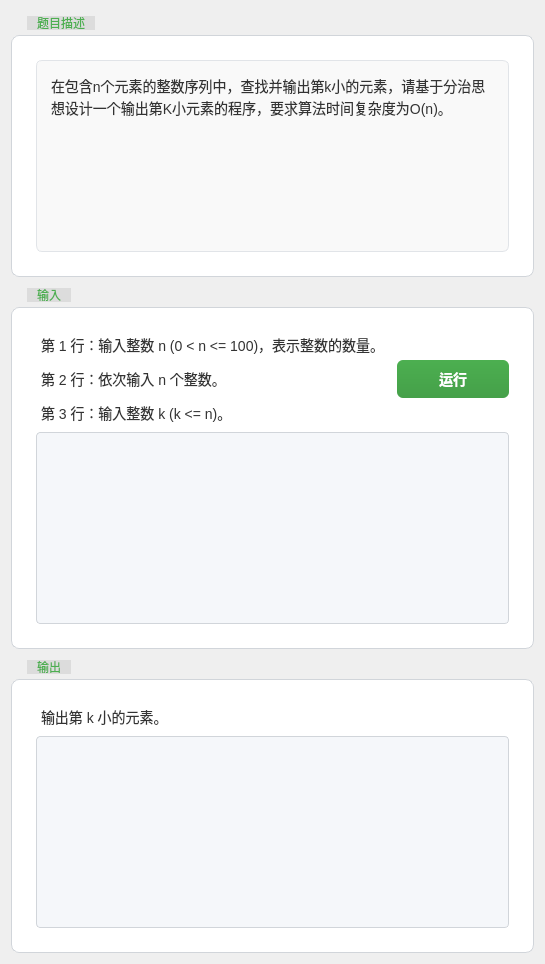
      <widget class="QWidget" name="tab_1">
       <attribute name="title">
        <string>第k小的元素（分治算法）</string>
       </attribute>
       <layout class="QGridLayout" name="gridLayout">
        <item row="2" column="0">
         <widget class="QGroupBox" name="groupBox_3">
          <property name="styleSheet">
           <string notr="true">QGroupBox {
    font-family: 'Segoe UI', 'Roboto', sans-serif;
    border: 1px solid #d1d5da;
    border-radius: 8px;
    margin-top: 24px;
    padding: 15px;
    background-color: #ffffff;
}

QGroupBox::title {
    subcontrol-origin: margin;
    subcontrol-position: top left;
    left: 16px;
    padding: 0 8px;
    color: #4CAF50;
    font-size: 24px; /* 进一步增大标题字体 */
    font-weight: 700; /* 加粗程度增加 */
    background: qlineargradient(x1:0, y1:0, x2:1, y2:0, stop:0 #ffffff, stop:1 rgba(255, 255, 255, 0));
}

QGroupBox:focus {
    border-color: rgba(76, 175, 80, 0.5);
    outline: none;
}

/* 折叠/展开指示器 - 使用Unicode字符替代图标 */
QGroupBox::indicator {
    width: 18px;
    height: 18px;
    margin-right: 6px;
    subcontrol-position: left center;
}

QGroupBox::indicator:checked {
    text: &quot;▼&quot;;
    color: #4CAF50;
}

QGroupBox::indicator:unchecked {
    text: &quot;▶&quot;;
    color: #4CAF50;
}

/* 分隔线效果 */
QGroupBox::title::separator {
    height: 1px;
    background-color: rgba(0, 0, 0, 0.08);
    margin-top: 5px;
}
</string>
          </property>
          <property name="title">
           <string>输出</string>
          </property>
          <layout class="QGridLayout" name="gridLayout_4">
           <item row="1" column="0">
            <widget class="QPlainTextEdit" name="plainTextEdit_out1">
             <property name="styleSheet">
              <string notr="true">QPlainTextEdit {
    background-color: #f5f7fa;
    border: 1px solid #d1d5da;
    border-radius: 4px;
    padding: 8px;
    color: #333333;
    font-family: 'Segoe UI', 'Roboto', sans-serif;
    font-size: 14px;
    line-height: 1.5;
}

QPlainTextEdit:focus {
    border-color: #4CAF50;
    outline: none;
    /* 移除不支持的 box-shadow */
}

QScrollBar:vertical {
    background: #f1f1f1;
    width: 12px;
    margin: 0;
}

QScrollBar::handle:vertical {
    background: #c1c1c1;
    min-height: 20px;
    border-radius: 6px;
}

QScrollBar::handle:vertical:hover {
    background: #a1a1a1;
}

QScrollBar::add-line:vertical,
QScrollBar::sub-line:vertical {
    height: 0;
}

QScrollBar::add-page:vertical,
QScrollBar::sub-page:vertical {
    background: none;
}

QPlainTextEdit[readOnly=&quot;true&quot;] {
    background-color: #f9f9f9;
    color: #666666;
}</string>
             </property>
             <property name="readOnly">
              <bool>true</bool>
             </property>
            </widget>
           </item>
           <item row="0" column="0" alignment="Qt::AlignmentFlag::AlignTop">
            <widget class="QLabel" name="label_3">
             <property name="styleSheet">
              <string notr="true">QLabel {
    color: #333333;
    font-family: 'Segoe UI', 'Roboto', sans-serif;
    font-size: 14px;
    background-color: transparent;
    padding: 2px;
    border-radius: 2px;
}

/* 标题样式 */
QLabel[class=&quot;title&quot;] {
    font-size: 18px;
    font-weight: bold;
    color: #222222;
}

/* 副标题样式 */
QLabel[class=&quot;subtitle&quot;] {
    font-size: 16px;
    font-weight: 500;
    color: #444444;
}

/* 正文样式 */
QLabel[class=&quot;body&quot;] {
    font-size: 14px;
    color: #666666;
}

/* 提示文本样式 */
QLabel[class=&quot;hint&quot;] {
    font-size: 12px;
    color: #888888;
    font-style: italic;
}

/* 成功状态样式 */
QLabel[class=&quot;success&quot;] {
    color: #4CAF50;
}

/* 警告状态样式 */
QLabel[class=&quot;warning&quot;] {
    color: #FFC107;
}

/* 错误状态样式 */
QLabel[class=&quot;error&quot;] {
    color: #F44336;
}

/* 链接样式 */
QLabel[class=&quot;link&quot;] {
    color: #2196F3;
    text-decoration: underline;
}

QLabel[class=&quot;link&quot;]:hover {
    color: #1976D2;
    cursor: pointer;
}

/* 强调文本 */
QLabel[class=&quot;highlight&quot;] {
    background-color: #FFF9C4;
    padding: 1px 4px;
    border-radius: 2px;
}</string>
             </property>
             <property name="text">
              <string>&lt;html&gt;&lt;head/&gt;&lt;body&gt;&lt;p&gt;输出第 k 小的元素。&lt;/p&gt;&lt;/body&gt;&lt;/html&gt;</string>
             </property>
            </widget>
           </item>
          </layout>
         </widget>
        </item>
        <item row="1" column="0">
         <widget class="QGroupBox" name="groupBox_2">
          <property name="styleSheet">
           <string notr="true">QGroupBox {
    font-family: 'Segoe UI', 'Roboto', sans-serif;
    border: 1px solid #d1d5da;
    border-radius: 8px;
    margin-top: 24px;
    padding: 15px;
    background-color: #ffffff;
}

QGroupBox::title {
    subcontrol-origin: margin;
    subcontrol-position: top left;
    left: 16px;
    padding: 0 8px;
    color: #4CAF50;
    font-size: 24px; /* 进一步增大标题字体 */
    font-weight: 700; /* 加粗程度增加 */
    background: qlineargradient(x1:0, y1:0, x2:1, y2:0, stop:0 #ffffff, stop:1 rgba(255, 255, 255, 0));
}

QGroupBox:focus {
    border-color: rgba(76, 175, 80, 0.5);
    outline: none;
}

/* 折叠/展开指示器 - 使用Unicode字符替代图标 */
QGroupBox::indicator {
    width: 18px;
    height: 18px;
    margin-right: 6px;
    subcontrol-position: left center;
}

QGroupBox::indicator:checked {
    text: &quot;▼&quot;;
    color: #4CAF50;
}

QGroupBox::indicator:unchecked {
    text: &quot;▶&quot;;
    color: #4CAF50;
}

/* 分隔线效果 */
QGroupBox::title::separator {
    height: 1px;
    background-color: rgba(0, 0, 0, 0.08);
    margin-top: 5px;
}
</string>
          </property>
          <property name="title">
           <string>输入</string>
          </property>
          <layout class="QGridLayout" name="gridLayout_3">
           <item row="0" column="0" alignment="Qt::AlignmentFlag::AlignTop">
            <widget class="QLabel" name="label_2">
             <property name="styleSheet">
              <string notr="true">QLabel {
    color: #333333;
    font-family: 'Segoe UI', 'Roboto', sans-serif;
    font-size: 14px;
    background-color: transparent;
    padding: 2px;
    border-radius: 2px;
}

/* 标题样式 */
QLabel[class=&quot;title&quot;] {
    font-size: 18px;
    font-weight: bold;
    color: #222222;
}

/* 副标题样式 */
QLabel[class=&quot;subtitle&quot;] {
    font-size: 16px;
    font-weight: 500;
    color: #444444;
}

/* 正文样式 */
QLabel[class=&quot;body&quot;] {
    font-size: 14px;
    color: #666666;
}

/* 提示文本样式 */
QLabel[class=&quot;hint&quot;] {
    font-size: 12px;
    color: #888888;
    font-style: italic;
}

/* 成功状态样式 */
QLabel[class=&quot;success&quot;] {
    color: #4CAF50;
}

/* 警告状态样式 */
QLabel[class=&quot;warning&quot;] {
    color: #FFC107;
}

/* 错误状态样式 */
QLabel[class=&quot;error&quot;] {
    color: #F44336;
}

/* 链接样式 */
QLabel[class=&quot;link&quot;] {
    color: #2196F3;
    text-decoration: underline;
}

QLabel[class=&quot;link&quot;]:hover {
    color: #1976D2;
    cursor: pointer;
}

/* 强调文本 */
QLabel[class=&quot;highlight&quot;] {
    background-color: #FFF9C4;
    padding: 1px 4px;
    border-radius: 2px;
}</string>
             </property>
             <property name="text">
              <string>&lt;html&gt;&lt;head/&gt;&lt;body&gt;&lt;p&gt;第 1 行：输入整数 n (0 &amp;lt; n &amp;lt;= 100)，表示整数的数量。&lt;/p&gt;&lt;p&gt;第 2 行：依次输入 n 个整数。&lt;/p&gt;&lt;p&gt;第 3 行：输入整数 k (k &amp;lt;= n)。&lt;/p&gt;&lt;/body&gt;&lt;/html&gt;</string>
             </property>
            </widget>
           </item>
           <item row="0" column="1" alignment="Qt::AlignmentFlag::AlignRight">
            <widget class="QPushButton" name="pushButton_1">
             <property name="maximumSize">
              <size>
               <width>112</width>
               <height>16777215</height>
              </size>
             </property>
             <property name="styleSheet">
              <string notr="true">QPushButton {
    background-color: qlineargradient(spread:pad, x1:0, y1:0, x2:0, y2:1, stop:0 #4CAF50, stop:1 #45a049);
    border-radius: 6px;
    color: white;
    font-size: 14px;
    font-weight: 500;
    padding: 8px 16px;
    text-align: center;
    border: none;
    min-width: 80px;
}

QPushButton:hover {
    background-color: qlineargradient(spread:pad, x1:0, y1:0, x2:0, y2:1, stop:0 #45a049, stop:1 #3d8b40);
}

QPushButton:pressed {
    background-color: qlineargradient(spread:pad, x1:0, y1:0, x2:0, y2:1, stop:0 #3d8b40, stop:1 #357a38);
}

QPushButton:disabled {
    background-color: #cccccc;
    color: #666666;
}

QPushButton:checked {
    background-color: #2E7D32;
}</string>
             </property>
             <property name="text">
              <string>运行</string>
             </property>
            </widget>
           </item>
           <item row="1" column="0" colspan="2">
            <widget class="QPlainTextEdit" name="plainTextEdit_in1">
             <property name="styleSheet">
              <string notr="true">QPlainTextEdit {
    background-color: #f5f7fa;
    border: 1px solid #d1d5da;
    border-radius: 4px;
    padding: 8px;
    color: #333333;
    font-family: 'Segoe UI', 'Roboto', sans-serif;
    font-size: 14px;
    line-height: 1.5;
}

QPlainTextEdit:focus {
    border-color: #4CAF50;
    outline: none;
    /* 移除不支持的 box-shadow */
}

QScrollBar:vertical {
    background: #f1f1f1;
    width: 12px;
    margin: 0;
}

QScrollBar::handle:vertical {
    background: #c1c1c1;
    min-height: 20px;
    border-radius: 6px;
}

QScrollBar::handle:vertical:hover {
    background: #a1a1a1;
}

QScrollBar::add-line:vertical,
QScrollBar::sub-line:vertical {
    height: 0;
}

QScrollBar::add-page:vertical,
QScrollBar::sub-page:vertical {
    background: none;
}

QPlainTextEdit[readOnly=&quot;true&quot;] {
    background-color: #f9f9f9;
    color: #666666;
}</string>
             </property>
            </widget>
           </item>
          </layout>
         </widget>
        </item>
        <item row="0" column="0">
         <widget class="QGroupBox" name="groupBox">
          <property name="styleSheet">
           <string notr="true">QGroupBox {
    font-family: 'Segoe UI', 'Roboto', sans-serif;
    border: 1px solid #d1d5da;
    border-radius: 8px;
    margin-top: 24px;
    padding: 15px;
    background-color: #ffffff;
}

QGroupBox::title {
    subcontrol-origin: margin;
    subcontrol-position: top left;
    left: 16px;
    padding: 0 8px;
    color: #4CAF50;
    font-size: 24px; /* 进一步增大标题字体 */
    font-weight: 700; /* 加粗程度增加 */
    background: qlineargradient(x1:0, y1:0, x2:1, y2:0, stop:0 #ffffff, stop:1 rgba(255, 255, 255, 0));
}

QGroupBox:focus {
    border-color: rgba(76, 175, 80, 0.5);
    outline: none;
}

/* 折叠/展开指示器 - 使用Unicode字符替代图标 */
QGroupBox::indicator {
    width: 18px;
    height: 18px;
    margin-right: 6px;
    subcontrol-position: left center;
}

QGroupBox::indicator:checked {
    text: &quot;▼&quot;;
    color: #4CAF50;
}

QGroupBox::indicator:unchecked {
    text: &quot;▶&quot;;
    color: #4CAF50;
}

/* 分隔线效果 */
QGroupBox::title::separator {
    height: 1px;
    background-color: rgba(0, 0, 0, 0.08);
    margin-top: 5px;
}
</string>
          </property>
          <property name="title">
           <string>题目描述</string>
          </property>
          <layout class="QGridLayout" name="gridLayout_2">
           <item row="0" column="0">
            <widget class="QPlainTextEdit" name="plainTextEdit_r1">
             <property name="styleSheet">
              <string notr="true">QPlainTextEdit {
    font-family: 'Consolas', 'Monaco', 'Courier New', monospace;
    font-size: 14px;
    line-height: 1.5;
    color: #333333;
    background-color: #f9f9f9;
    border: 1px solid #e1e4e8;
    border-radius: 6px;
    padding: 10px;
    margin: 0;
    white-space: pre-wrap; /* 保留自动换行支持 */
}

QPlainTextEdit:focus {
    border-color: #4CAF50;
    outline: none;
}

/* 垂直滚动条 */
QScrollBar:vertical {
    background: #f1f1f1;
    width: 12px;
    margin: 0;
    border-radius: 6px;
}

QScrollBar::handle:vertical {
    background: #c1c1c1;
    min-height: 20px;
    border-radius: 6px;
}

QScrollBar::handle:vertical:hover {
    background: #a1a1a1;
}

QScrollBar::add-line:vertical,
QScrollBar::sub-line:vertical {
    height: 0;
}

QScrollBar::add-page:vertical,
QScrollBar::sub-page:vertical {
    background: none;
}

/* 水平滚动条 */
QScrollBar:horizontal {
    background: #f1f1f1;
    height: 12px;
    margin: 0;
    border-radius: 6px;
}

QScrollBar::handle:horizontal {
    background: #c1c1c1;
    min-width: 20px;
    border-radius: 6px;
}

QScrollBar::handle:horizontal:hover {
    background: #a1a1a1;
}

QScrollBar::add-line:horizontal,
QScrollBar::sub-line:horizontal {
    width: 0;
}

QScrollBar::add-page:horizontal,
QScrollBar::sub-page:horizontal {
    background: none;
}

/* 只读模式样式增强 */
QPlainTextEdit[readOnly=&quot;true&quot;] {
    background-color: #ffffff;
    color: #333333;
}</string>
             </property>
             <property name="readOnly">
              <bool>true</bool>
             </property>
             <property name="plainText">
              <string>在包含n个元素的整数序列中，查找并输出第k小的元素，请基于分治思想设计一个输出第K小元素的程序，要求算法时间复杂度为O(n)。</string>
             </property>
            </widget>
           </item>
          </layout>
         </widget>
        </item>
       </layout>
      </widget>
